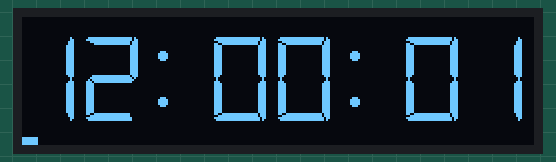
Bench run of a sketch on a simulated Arduino Mega 2560, built with avr-gcc and run on an emulated ATmega2560. Shown: 256×64 one-colour display. What the sketch prints to the serial monitor is not drawn.

Above: at 0.2 s.
At 5.2 s:
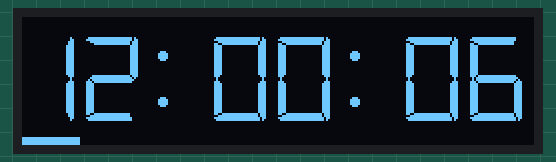
At 10.2 s:
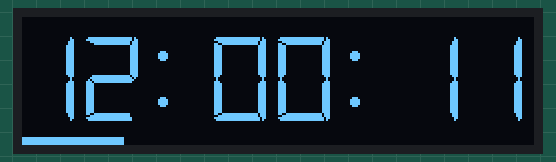
At 19.2 s:
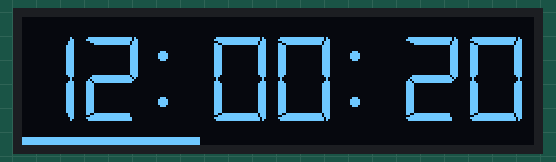
At 28.2 s:
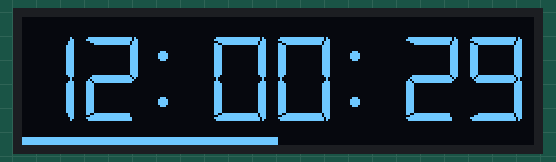
At 38.2 s:
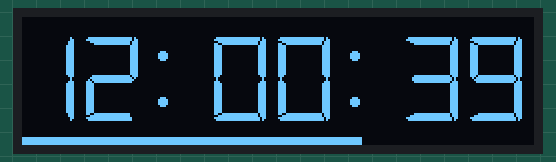

Measured:
- what the display in image 0 shows lasts 1.0 s, from 0.2 s to 1.2 s

The sketch:

ArduinoClock_SSD1322.ino
```cpp
/*
 ******************************************************************************
 *  SSD1322 OLED Clock  –  Arduino Mega 2560
 *  Library  : U8g2  (install via Library Manager: "U8g2 by olikraus")
 *  Display  : 256 × 64 px, monochrome
 *  Timing   : Timer 1 CTC interrupt, exactly 1 Hz  (16 MHz crystal)
 *
 *  Wiring
 *  ──────────────────────────────────────────────
 *  Arduino Pin   SSD1322    Function
 *       47         CS       Chip Select  (active-low)
 *       48         DC       Data / Command
 *       49         RES      Reset        (active-low)
 *       50         SDA      Serial Data  (MOSI)
 *       51         SCK      Serial Clock
 *       GND        GND
 *       3.3 V      VCC      (verify your module's supply voltage)
 *  ──────────────────────────────────────────────
 *
 *  Screen layout
 *  ──────────────────────────────────────────────
 *    ┌────────────────────────────────────┐
 *    │                                    │
 *    │         HH : MM : SS               │  ← large 38 px font, centred
 *    │                                    │
 *    │ ████████░░░░░░░░░░░░░░░░░░░░░░░░░░ │  ← 4 px seconds progress bar
 *    └────────────────────────────────────┘
 *
 *  Optional time-set via Serial (9600 baud):
 *    Send 6 ASCII digits + Enter, e.g.  "133045"  → 13:30:45
 ******************************************************************************
 */

#include <U8g2lib.h>
#include <avr/io.h>
#include <avr/interrupt.h>

// ─── U8g2 constructor ────────────────────────────────────────────────────────
// 4-wire software SPI: (rotation, SCK, SDA/MOSI, CS, DC, RST)
// Pins 50/51 do not match the Mega's hardware SPI port, so SW_SPI is used.
U8G2_SSD1322_NHD_256X64_F_4W_SW_SPI u8g2(
    U8G2_R0,
    /* SCK */ 51,
    /* SDA */ 50,
    /* CS  */ 47,
    /* DC  */ 48,
    /* RST */ 49
);

// ─── Time state (updated by ISR) ─────────────────────────────────────────────
volatile uint8_t g_h    = 12;
volatile uint8_t g_m    =  0;
volatile uint8_t g_s    =  0;
volatile bool    g_tick = false;

// ─── Timer 1 CTC – exactly 1 Hz ──────────────────────────────────────────────
// F_CPU=16 MHz, prescaler=256, OCR1A=62499  → 16e6/256/62500 = 1.000000 Hz
ISR(TIMER1_COMPA_vect)
{
    if (++g_s >= 60) { g_s = 0;
        if (++g_m >= 60) { g_m = 0;
            if (++g_h >= 24) g_h = 0; } }
    g_tick = true;
}

static void timerInit()
{
    TCCR1A = 0;
    TCCR1B = _BV(WGM12) | _BV(CS12);   // CTC, prescaler /256
    OCR1A  = 62499;
    TIMSK1 = _BV(OCIE1A);
}

// ─── Render clock face and push to display ────────────────────────────────────
static void drawClock(uint8_t h, uint8_t m, uint8_t s)
{
    char buf[9];
    snprintf(buf, sizeof(buf), "%02d:%02d:%02d", h, m, s);

    u8g2.clearBuffer();

    // ── Time string – 7-segment style font (26 × 42 px per digit) ──
    u8g2.setFont(u8g2_font_7Segments_26x42_mn);
    int16_t strW = u8g2.getStrWidth(buf);
    int16_t x    = (256 - strW) / 2;   // centre horizontally
    u8g2.drawStr(x, 52, buf);          // baseline at y=52 → top ≈ y=14

    // ── Seconds progress bar (bottom 4 rows) ──
    // Fills left-to-right: 1 full width at s=59
    uint16_t barW = (uint16_t)(s + 1) * 256 / 60;
    u8g2.drawBox(0, 60, barW, 4);

    u8g2.sendBuffer();
}

// ─── Non-blocking serial time-set ────────────────────────────────────────────
// Protocol: type HHMMSS and press Enter, e.g. "130045" → 13:00:45
static void checkSerial()
{
    static char    buf[6];
    static uint8_t pos = 0;

    while (Serial.available()) {
        char c = Serial.read();
        if (c == '\n' || c == '\r') {
            if (pos == 6) {
                uint8_t nh = (buf[0]-'0')*10 + (buf[1]-'0');
                uint8_t nm = (buf[2]-'0')*10 + (buf[3]-'0');
                uint8_t ns = (buf[4]-'0')*10 + (buf[5]-'0');
                if (nh < 24 && nm < 60 && ns < 60) {
                    cli(); g_h = nh; g_m = nm; g_s = ns; sei();
                    Serial.print(F("Time set to "));
                    if (nh < 10) Serial.print('0'); Serial.print(nh); Serial.print(':');
                    if (nm < 10) Serial.print('0'); Serial.print(nm); Serial.print(':');
                    if (ns < 10) Serial.print('0'); Serial.println(ns);
                } else {
                    Serial.println(F("Invalid – use HHMMSS, e.g. 133045"));
                }
            }
            pos = 0;
        } else if (c >= '0' && c <= '9' && pos < 6) {
            buf[pos++] = c;
        } else {
            pos = 0;   // unexpected character – reset buffer
        }
    }
}

// ─── Arduino entry points ─────────────────────────────────────────────────────
void setup()
{
    Serial.begin(9600);
    Serial.println(F("SSD1322 Clock  –  send HHMMSS<Enter> to set time"));

    u8g2.begin();
    timerInit();

    drawClock(g_h, g_m, g_s);
}

void loop()
{
    checkSerial();

    if (g_tick) {
        g_tick = false;
        cli();
        uint8_t h = g_h, m = g_m, s = g_s;
        sei();
        drawClock(h, m, s);
    }
}
```
